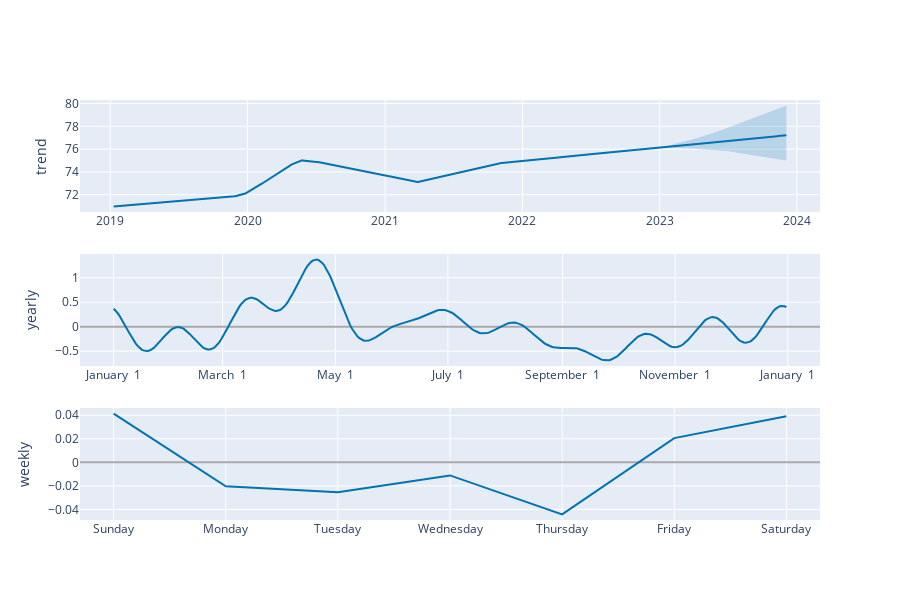

The code cell stored with this chart in its notebook:
### Code cell
plot_components_plotly(m, forecast)

### Figure 1 — Plotly figure (JSON) as saved in the notebook; plotly's stock layout.template omitted (floating-point values rounded to 4 significant figures; data arrays with more than 128 entries replaced by an {"elided": "..."} marker saying what was removed)
{"data": [{"line": {"color": "#0072B2", "width": 2}, "mode": "lines", "name": "trend", "type": "scatter", "x": {"elided": "1323 str values"}, "xaxis": "x", "y": {"elided": "1323 float values"}, "yaxis": "y"}, {"line": {"color": "rgba(0, 114, 178, 0.2)", "width": 0}, "mode": "lines", "name": "trend_upper", "type": "scatter", "x": {"elided": "1323 str values"}, "xaxis": "x", "y": {"elided": "1323 float values"}, "yaxis": "y"}, {"fill": "tonexty", "fillcolor": "rgba(0, 114, 178, 0.2)", "line": {"color": "rgba(0, 114, 178, 0.2)", "width": 0}, "mode": "lines", "name": "trend_lower", "type": "scatter", "x": {"elided": "1323 str values"}, "xaxis": "x", "y": {"elided": "1323 float values"}, "yaxis": "y"}, {"line": {"color": "#0072B2", "width": 2}, "mode": "lines", "name": "yearly", "type": "scatter", "x": {"elided": "365 str values"}, "xaxis": "x2", "y": {"elided": "365 float values"}, "yaxis": "y2"}, {"line": {"color": "#0072B2", "width": 2}, "mode": "lines", "name": "weekly", "type": "scatter", "x": ["2017-01-01T00:00:00", "2017-01-02T00:00:00", "2017-01-03T00:00:00", "2017-01-04T00:00:00", "2017-01-05T00:00:00", "2017-01-06T00:00:00", "2017-01-07T00:00:00"], "xaxis": "x3", "y": [0.04143, -0.02042, -0.02544, -0.01111, -0.04424, 0.02063, 0.03917], "yaxis": "y3"}], "layout": {"height": 600, "showlegend": false, "width": 900, "xaxis": {"anchor": "y", "domain": [0, 1], "range": ["2018-10-12T13:12:00", "2024-03-02T10:48:00"], "type": "date"}, "xaxis2": {"anchor": "y2", "domain": [0, 1], "range": ["2016-12-13T18:54:02.958904115", "2018-01-18T11:04:57.863013581"], "tickformat": "%B %e", "type": "date"}, "xaxis3": {"anchor": "y3", "domain": [0, 1], "range": ["2016-12-31T16:48:00", "2017-01-07T07:12:00"], "tickformat": "%A", "type": "date"}, "yaxis": {"anchor": "x", "domain": [0.7333, 1], "rangemode": "normal", "title": {"text": "trend"}, "zerolinecolor": "#AAA"}, "yaxis2": {"anchor": "x2", "domain": [0.3667, 0.6333], "title": {"text": "yearly"}, "zerolinecolor": "#AAA"}, "yaxis3": {"anchor": "x3", "domain": [0, 0.2667], "title": {"text": "weekly"}, "zerolinecolor": "#AAA"}}}
